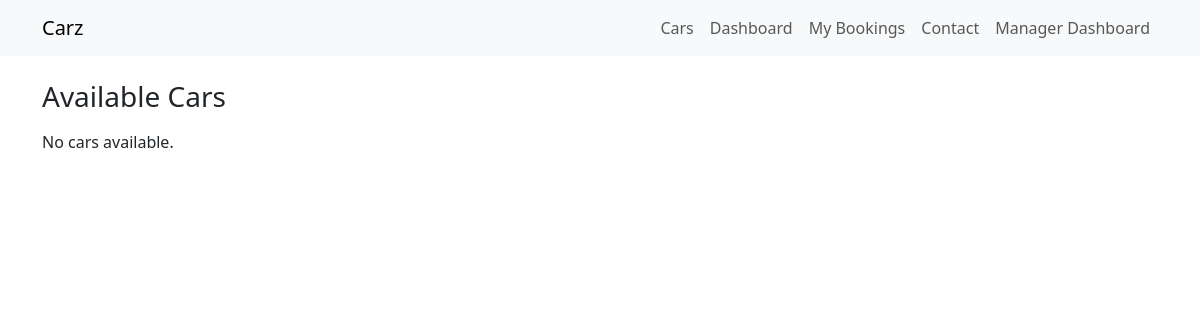
/ (signed in), run on an earlier commit of the app's database.
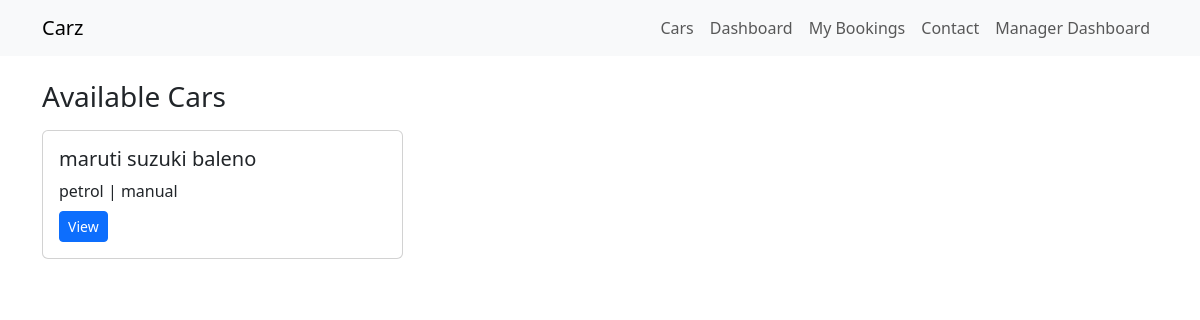
And on a later commit of the database.
### apps/cars/models.py (models this page shows, shortened)
class Car(models.Model):
    class FuelType(models.TextChoices):
        PETROL = "petrol", "Petrol"
        DIESEL = "diesel", "Diesel"
        CNG = "cng", "CNG"
        ELECTRIC = "electric", "Electric"
    class Transmission(models.TextChoices):
        MANUAL = "manual", "Manual"
        AUTOMATIC = "automatic", "Automatic"
    class Status(models.TextChoices):
        AVAILABLE = "available", "Available"
        BOOKED = "booked", "Booked"
        UNDER_SERVICE = "under_service", "Under Service"
        NOT_AVAILABLE = "not_available", "Not Available"
    brand = models.CharField(max_length=100, db_index=True)
    model = models.CharField(max_length=100, db_index=True)
    year = models.PositiveIntegerField()
    color = models.CharField(max_length=50)
    fuel_type = models.CharField(max_length=20, choices=FuelType.choices, db_index=True)
    transmission = models.CharField(max_length=20, choices=Transmission.choices)
    seating_capacity = models.PositiveSmallIntegerField(db_index=True)
    description = models.TextField(blank=True)
    is_driver_available = models.BooleanField(default=False, db_index=True)
    status = models.CharField(max_length=20, choices=Status.choices, default=Status.AVAILABLE, db_index=True)

### apps/core/views.py (the view)
# urls.py: path("", HomeView.as_view(), name="home"),
class HomeView(TemplateView):
    template_name = "core/home.html"
    def get_context_data(self, **kwargs):
        context = super().get_context_data(**kwargs)
        context["cars"] = Car.objects.filter(status=Car.Status.AVAILABLE)[:6]
        return context

### templates/core/home.html
{% extends "base.html" %}
{% block content %}
<h1 class="h3 mb-3">Available Cars</h1>
<div class="row g-3">
  {% for car in cars %}
  <div class="col-md-4">
    <div class="card">
      <div class="card-body">
        <h5>{{ car.brand }} {{ car.model }}</h5>
        <p class="mb-2">{{ car.fuel_type }} | {{ car.transmission }}</p>
        <a href="{% url 'car-detail' car.id %}" class="btn btn-primary btn-sm">View</a>
      </div>
    </div>
  </div>
  {% empty %}<p>No cars available.</p>{% endfor %}
</div>
{% endblock %}

What changed in the data, as far as the page shows it:
added Car: brand "maruti suzuki", model "baleno", fuel_type "petrol", transmission "manual"
Also different on the page:
text no longer shown: "No cars available."
